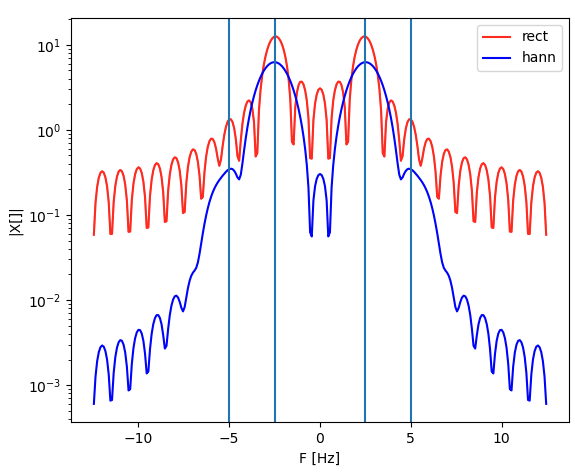

The script that drew this image:
import numpy as np
import matplotlib.pyplot as plt
from scipy.signal.windows import hann

N = 25
F_s = 25

x = np.sin(
    2 * np.pi * 0.1 * np.arange(N)
) + 0.05 * np.sin(2 * np.pi * 0.2 * np.arange(N))

x_1 = np.pad(x, (0, 10 * N))

freq_x = np.fft.fftshift(
    np.fft.fftfreq(x_1.size) * F_s
)
X_1 = np.fft.fftshift(np.fft.fft(x_1))

x_2 = np.pad(
    x * hann(x.size, sym=False), (0, 10 * N)
)
X_2 = np.fft.fftshift(np.fft.fft(x_2))

plt.semilogy(
    freq_x,
    np.abs(X_1),
    color="r",
    label="rect",
)
plt.semilogy(
    freq_x,
    np.abs(X_2),
    color="b",
    label="hann",
)
[
    plt.axvline(xx)
    for xx in [
        0.1 * F_s,
        0.2 * F_s,
        -0.1 * F_s,
        -0.2 * F_s,
    ]
]
plt.xlabel("F [Hz]")
plt.ylabel("|X[]|")
plt.legend()
plt.show()
